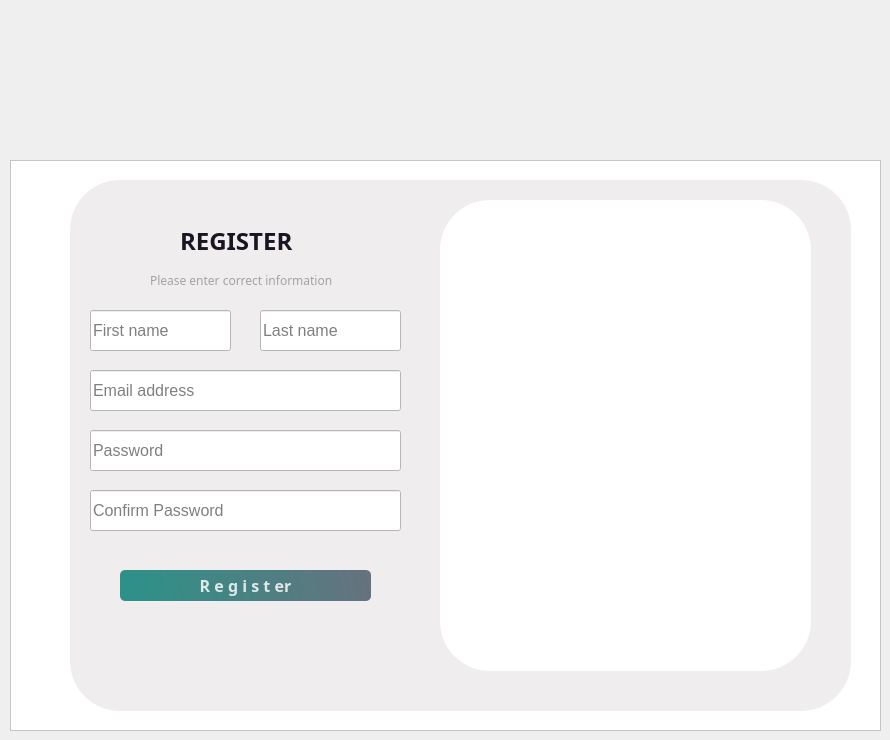
    <widget class="QWidget" name="RegisterPage">
     <widget class="QFrame" name="frame_2">
      <property name="geometry">
       <rect>
        <x>10</x>
        <y>160</y>
        <width>871</width>
        <height>571</height>
       </rect>
      </property>
      <property name="styleSheet">
       <string notr="true">background-color: rgb(255, 255, 255);</string>
      </property>
      <property name="frameShape">
       <enum>QFrame::Shape::StyledPanel</enum>
      </property>
      <property name="frameShadow">
       <enum>QFrame::Shadow::Raised</enum>
      </property>
      <widget class="QLabel" name="label_6">
       <property name="geometry">
        <rect>
         <x>60</x>
         <y>20</y>
         <width>781</width>
         <height>531</height>
        </rect>
       </property>
       <property name="styleSheet">
        <string notr="true">
background-color: #F0EDEE;
border-radius:50px;</string>
       </property>
       <property name="text">
        <string/>
       </property>
      </widget>
      <widget class="QLabel" name="label_4">
       <property name="geometry">
        <rect>
         <x>170</x>
         <y>60</y>
         <width>141</width>
         <height>41</height>
        </rect>
       </property>
       <property name="font">
        <font>
         <family>Sitka Banner</family>
         <pointsize>18</pointsize>
         <bold>true</bold>
        </font>
       </property>
       <property name="styleSheet">
        <string notr="true">
background-color: #F0EDEE;
color: #1A1423;
</string>
       </property>
       <property name="text">
        <string>REGISTER</string>
       </property>
      </widget>
      <widget class="QLineEdit" name="lastname">
       <property name="geometry">
        <rect>
         <x>250</x>
         <y>150</y>
         <width>141</width>
         <height>41</height>
        </rect>
       </property>
       <property name="font">
        <font>
         <pointsize>12</pointsize>
        </font>
       </property>
       <property name="styleSheet">
        <string notr="true">lastname-&gt;setStyleSheet(
    &quot;QLineEdit {&quot;
    &quot;    border: none;&quot;
    &quot;    border-bottom: 2px solid rgba(46, 82, 101, 200);&quot;
    &quot;    color: rgba(0, 0, 0, 240);&quot;
    &quot;    padding-bottom: 7px;&quot;
    &quot;    border-radius: 5px;&quot;
    &quot;    font-size: 16px;&quot; /* Adjust font size for input text */
    &quot;}&quot;
    &quot;QLineEdit:focus {&quot;
    &quot;    outline: none;&quot;
    &quot;    border-bottom: 2px solid rgba(0, 120, 215, 240);&quot; /* Change color on focus */
    &quot;}&quot;
    &quot;QLineEdit::placeholder {&quot;
    &quot;    color: rgba(100, 100, 100, 200);&quot;
    &quot;    font-size: 12px;&quot; /* Placeholder font size */
    &quot;}&quot;
);
</string>
       </property>
       <property name="text">
        <string/>
       </property>
       <property name="placeholderText">
        <string>Last name</string>
       </property>
      </widget>
      <widget class="QLineEdit" name="password_2">
       <property name="geometry">
        <rect>
         <x>80</x>
         <y>270</y>
         <width>311</width>
         <height>41</height>
        </rect>
       </property>
       <property name="font">
        <font>
         <pointsize>12</pointsize>
        </font>
       </property>
       <property name="styleSheet">
        <string notr="true">password_2-&gt;setStyleSheet(
    &quot;QLineEdit {&quot;
    &quot;    border: none;&quot;
    &quot;    border-bottom: 2px solid rgba(46, 82, 101, 200);&quot;
    &quot;    color: rgba(0, 0, 0, 240);&quot;
    &quot;    padding-bottom: 7px;&quot;
    &quot;    border-radius: 5px;&quot;
    &quot;    font-size: 16px;&quot; /* Adjust font size for input text */
    &quot;}&quot;
    &quot;QLineEdit:focus {&quot;
    &quot;    outline: none;&quot;
    &quot;    border-bottom: 2px solid rgba(0, 120, 215, 240);&quot; /* Change color on focus */
    &quot;}&quot;
    &quot;QLineEdit::placeholder {&quot;
    &quot;    color: rgba(100, 100, 100, 200);&quot;
    &quot;    font-size: 12px;&quot; /* Placeholder font size */
    &quot;}&quot;
);
</string>
       </property>
       <property name="text">
        <string/>
       </property>
       <property name="echoMode">
        <enum>QLineEdit::EchoMode::Password</enum>
       </property>
       <property name="placeholderText">
        <string>Password</string>
       </property>
      </widget>
      <widget class="QLineEdit" name="confirm">
       <property name="geometry">
        <rect>
         <x>80</x>
         <y>330</y>
         <width>311</width>
         <height>41</height>
        </rect>
       </property>
       <property name="font">
        <font>
         <pointsize>12</pointsize>
        </font>
       </property>
       <property name="styleSheet">
        <string notr="true">confirm-&gt;setStyleSheet(
    &quot;QLineEdit {&quot;
    &quot;    border: none;&quot;
    &quot;    border-bottom: 2px solid rgba(46, 82, 101, 200);&quot;
    &quot;    color: rgba(0, 0, 0, 240);&quot;
    &quot;    padding-bottom: 7px;&quot;
    &quot;    border-radius: 5px;&quot;
    &quot;    font-size: 16px;&quot; /* Adjust font size for input text */
    &quot;}&quot;
    &quot;QLineEdit:focus {&quot;
    &quot;    outline: none;&quot;
    &quot;    border-bottom: 2px solid rgba(0, 120, 215, 240);&quot; /* Change color on focus */
    &quot;}&quot;
    &quot;QLineEdit::placeholder {&quot;
    &quot;    color: rgba(100, 100, 100, 200);&quot;
    &quot;    font-size: 12px;&quot; /* Placeholder font size */
    &quot;}&quot;
);
</string>
       </property>
       <property name="text">
        <string/>
       </property>
       <property name="echoMode">
        <enum>QLineEdit::EchoMode::Password</enum>
       </property>
       <property name="placeholderText">
        <string>Confirm Password</string>
       </property>
      </widget>
      <widget class="QLineEdit" name="firstname">
       <property name="geometry">
        <rect>
         <x>80</x>
         <y>150</y>
         <width>141</width>
         <height>41</height>
        </rect>
       </property>
       <property name="font">
        <font>
         <pointsize>12</pointsize>
        </font>
       </property>
       <property name="styleSheet">
        <string notr="true">firstname-&gt;setStyleSheet(
    &quot;QLineEdit {&quot;
    &quot;    border: none;&quot;
    &quot;    border-bottom: 2px solid rgba(46, 82, 101, 200);&quot;
    &quot;    color: rgba(0, 0, 0, 240);&quot;
    &quot;    padding-bottom: 7px;&quot;
    &quot;    border-radius: 5px;&quot;
    &quot;    font-size: 16px;&quot; /* Adjust font size for input text */
    &quot;}&quot;
    &quot;QLineEdit:focus {&quot;
    &quot;    outline: none;&quot;
    &quot;    border-bottom: 2px solid rgba(0, 120, 215, 240);&quot; /* Change color on focus */
    &quot;}&quot;
    &quot;QLineEdit::placeholder {&quot;
    &quot;    color: rgba(100, 100, 100, 200);&quot;
    &quot;    font-size: 12px;&quot; /* Placeholder font size */
    &quot;}&quot;
);
</string>
       </property>
       <property name="text">
        <string/>
       </property>
       <property name="placeholderText">
        <string>First name</string>
       </property>
      </widget>
      <widget class="QLineEdit" name="email">
       <property name="geometry">
        <rect>
         <x>80</x>
         <y>210</y>
         <width>311</width>
         <height>41</height>
        </rect>
       </property>
       <property name="font">
        <font>
         <pointsize>12</pointsize>
        </font>
       </property>
       <property name="styleSheet">
        <string notr="true">email-&gt;setStyleSheet(
    &quot;QLineEdit {&quot;
    &quot;    border: none;&quot;
    &quot;    border-bottom: 2px solid rgba(46, 82, 101, 200);&quot;
    &quot;    color: rgba(0, 0, 0, 240);&quot;
    &quot;    padding-bottom: 7px;&quot;
    &quot;    border-radius: 5px;&quot;
    &quot;    font-size: 16px;&quot; /* Adjust font size for input text */
    &quot;}&quot;
    &quot;QLineEdit:focus {&quot;
    &quot;    outline: none;&quot;
    &quot;    border-bottom: 2px solid rgba(0, 120, 215, 240);&quot; /* Change color on focus */
    &quot;}&quot;
    &quot;QLineEdit::placeholder {&quot;
    &quot;    color: rgba(100, 100, 100, 200);&quot;
    &quot;    font-size: 12px;&quot; /* Placeholder font size */
    &quot;}&quot;
);
</string>
       </property>
       <property name="text">
        <string/>
       </property>
       <property name="placeholderText">
        <string>Email address</string>
       </property>
      </widget>
      <widget class="QPushButton" name="registerButton">
       <property name="geometry">
        <rect>
         <x>110</x>
         <y>410</y>
         <width>251</width>
         <height>31</height>
        </rect>
       </property>
       <property name="font">
        <font>
         <family>Sitka Banner</family>
         <pointsize>12</pointsize>
         <bold>true</bold>
        </font>
       </property>
       <property name="styleSheet">
        <string notr="true">

QPushButton#registerButton{
        background-color: qlineargradient(spread:pad, x1:0, y1:0.505682, x2:1, y2:0.477, stop:0 rgba(11, 131, 120, 219), stop:1 rgba(85, 98, 112, 226));
        color:rgba(255, 255, 255, 210);
        border-radius:5px;
}

QPushButton#registerButton:hover{
        background-color: qlineargradient(spread:pad, x1:0, y1:0.505682, x2:1, y2:0.477, stop:0 rgba(150, 123, 111, 219), stop:1 rgba(85, 81, 84, 226));
}

QPushButton#registerButton:pressed{
        padding-left:5px;
        padding-top:5px;
        background-color:rgba(150, 123, 111, 255);
}
</string>
       </property>
       <property name="text">
        <string>R e g i s t er</string>
       </property>
      </widget>
      <widget class="QLabel" name="label_8">
       <property name="geometry">
        <rect>
         <x>430</x>
         <y>40</y>
         <width>371</width>
         <height>471</height>
        </rect>
       </property>
       <property name="styleSheet">
        <string notr="true">border-image: url(:/images/ect.jpg);
border-radius:50px;</string>
       </property>
       <property name="text">
        <string/>
       </property>
       <property name="pixmap">
        <pixmap>:/ect.jpg</pixmap>
       </property>
       <property name="scaledContents">
        <bool>true</bool>
       </property>
      </widget>
      <widget class="QLabel" name="label_12">
       <property name="geometry">
        <rect>
         <x>140</x>
         <y>110</y>
         <width>191</width>
         <height>20</height>
        </rect>
       </property>
       <property name="font">
        <font>
         <family>Sitka Banner</family>
         <pointsize>9</pointsize>
        </font>
       </property>
       <property name="styleSheet">
        <string notr="true">color:rgb(163, 163, 163);
background-color: #F0EDEE;</string>
       </property>
       <property name="text">
        <string>Please enter correct information</string>
       </property>
      </widget>
     </widget>
    </widget>
